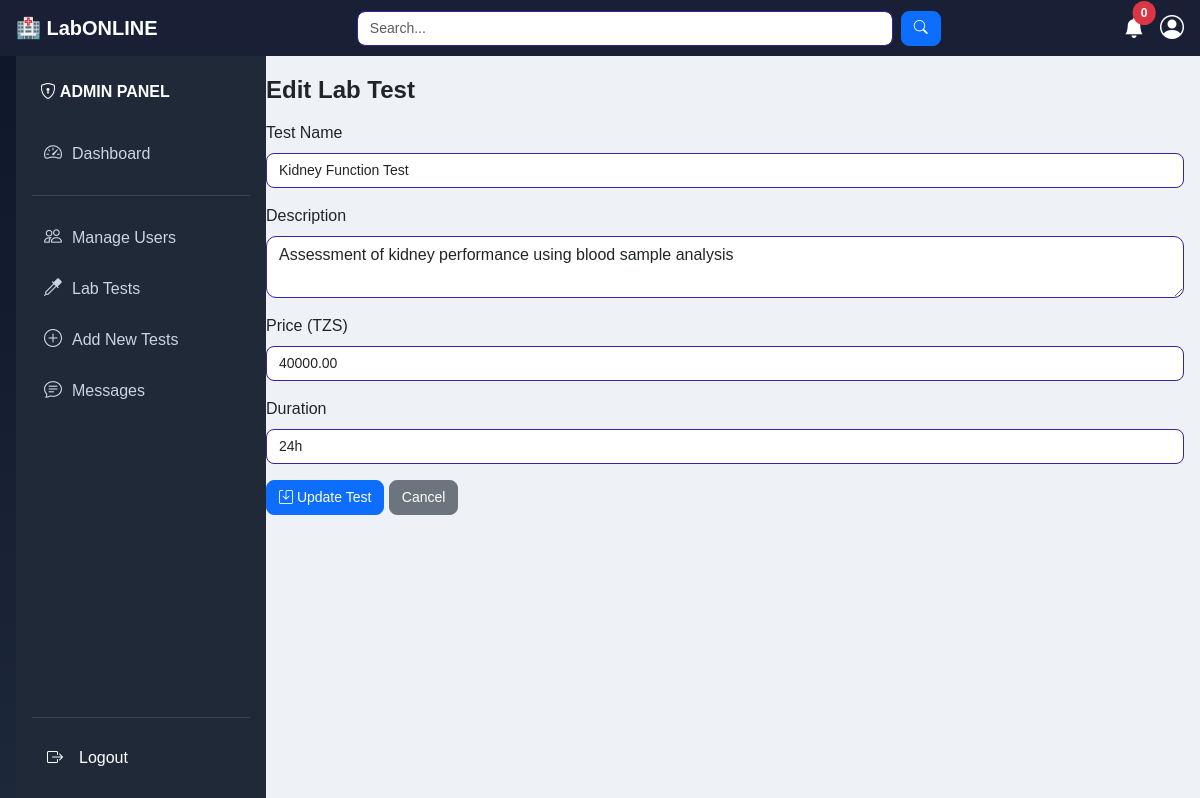
Page /admin/dashboard.php?page=edit_test&id=9 (signed in) on the committed database.
### tables this page shows
CREATE TABLE `lab_tests` (
  `id` int(11) NOT NULL,
  `category_id` int(11) DEFAULT NULL,
  `test_name` varchar(100) DEFAULT NULL,
  `description` text DEFAULT NULL,
  `price` decimal(10,2) DEFAULT NULL,
  `duration` varchar(50) DEFAULT NULL,
  `is_active` tinyint(1) DEFAULT 1
);

### admin/dashboard.php (called while the page is built, shortened)
<?php
include "../shared/layout.php";
?>

### includes/helpers.php (called while the page is built, shortened)
<?php
function e(?string $value): string
{
    return htmlspecialchars((string) $value, ENT_QUOTES, 'UTF-8');
}

### admin/content/edit_test.php (the view, shortened to what this page needs)
<?php
$id = (int)($_GET['id'] ?? 0);
$sql = "SELECT * FROM lab_tests WHERE id = ?";
$stmt = $conn->prepare($sql);
$stmt->bind_param("i", $id);
$stmt->execute();
$test = $stmt->get_result()->fetch_assoc();
?>
<h4 class="mb-3">Edit Lab Test</h4>
<form method="POST">
    <div class="mb-3">
        <label class="form-label">
            Test Name
        </label>
        <input type="text" name="test_name" class="form-control" value="<?= e($test['test_name']) ?>" required>
    </div>
    <div class="mb-3">
        <label class="form-label">
            Description
        </label>
        <textarea name="description" class="form-control"><?= e($test['description']) ?></textarea>
    </div>
    <div class="mb-3">
        <label class="form-label">
            Price (TZS)
        </label>
        <input type="number" name="price" class="form-control" value="<?= $test['price'] ?>" required>
    </div>
    <div class="mb-3">
        <label class="form-label">
            Duration
        </label>
        <input type="text" name="duration" class="form-control" value="<?= e($test['duration']) ?>">
    </div>
    <button class="btn btn-primary">
        <i class="bi bi-save"></i>
        Update Test
    </button>
    <a href="?page=lab_tests" class="btn btn-secondary">
        Cancel
    </a>
</form>

### assets/css/generaldashboard.css (style rules this page uses)
body { background-color: #f4f6f9; }

### assets/css/patientappointment.css (style rules this page uses)
.form-control, .form-select { border: 1px solid #3a22a3; transition: 0.3s; }

### assets/css/patienthome.css (style rules this page uses)
body { background:#eef2f7; }

### assets/css/patientviewappointment.css (style rules this page uses)
body { background:#f1f5f9; }

### assets/css/patienthistory.css (style rules this page uses)
body { background:#f4f7fb; }
.form-control { border-radius:10px; }
.btn { border-radius:8px; }

### assets/css/doctorhome.css (style rules this page uses)
body { background:#f1f5f9; font-family:Arial, Helvetica, sans-serif; }

### assets/css/viewpatientslist.css (style rules this page uses)
body { background:#f4f7fb; font-family:Arial, Helvetica, sans-serif; }

### assets/css/labohome.css (style rules this page uses)
body { background: #eef2f7; font-family: Arial, Helvetica, sans-serif; }
h4, h5, h6 { font-weight: 600; }
.btn { border-radius: 8px; font-size: 14px; padding: 6px 12px; }
input.form-control { border-radius: 8px; font-size: 14px; }

### rows in the picture
lab_tests: test_name "Kidney Function Test", description "Assessment of kidney performance using blood sample analysis", price "40000.00", duration "24h"

### other values in the picture
$notification_count "0"
